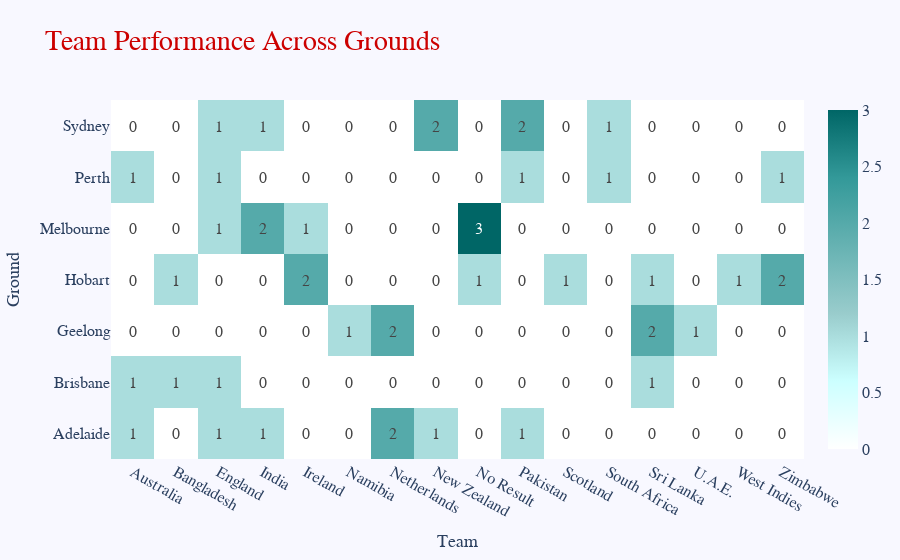

Source (notebook cell):
### Code cell
q="""
SELECT 
    ground, 
    winner, 
    COUNT(*) AS win_count
FROM 
    matchdf
GROUP BY 
    ground, 
    winner
ORDER BY 
    ground;


"""
q26=mysql(q)
q26

ground_performance_matrix = q26.pivot(index='ground', columns='winner', values='win_count').fillna(0)

fig = go.Figure(data=go.Heatmap(
                   z=ground_performance_matrix.values,
                   x=ground_performance_matrix.columns,
                   y=ground_performance_matrix.index,
                  colorscale = [
                               [0.0, 'white'],       
                               [0.2, '#CCFFFF'],     
                               [0.4, '#99CCCC'],     
                               [0.6, '#66B2B2'],     
                               [0.8, '#339999'],    
                               [1.0, '#006666']],
                   hoverongaps=False,
                   text=ground_performance_matrix.values,
                   texttemplate="%{text}",
                   showscale=True))

fig.update_layout(
    title='Team Performance Across Grounds',
    title_font=dict(size=28, color='#CC0000', family='Calibri Black'),  
    xaxis_title='Team',
    yaxis_title='Ground',
    xaxis_title_font=dict(size=18,  family='Calibri'),  
    yaxis_title_font=dict(size=18,family='Calibri'),  
    font=dict(size=16, family='Calibri'),  
    plot_bgcolor='ghostwhite',  
    paper_bgcolor='ghostwhite',  
    xaxis_nticks=36,
    yaxis_nticks=36
)

fig.show()

### Figure 1 — Plotly figure (JSON) as saved in the notebook; plotly's stock layout.template omitted (floating-point values rounded to 4 significant figures)
{"data": [{"colorscale": [[0, "white"], [0.2, "#CCFFFF"], [0.4, "#99CCCC"], [0.6, "#66B2B2"], [0.8, "#339999"], [1, "#006666"]], "hoverongaps": false, "showscale": true, "text": [[1, 0, 1, 1, 0, 0, 2, 1, 0, 1, 0, 0, 0, 0, 0, 0], [1, 1, 1, 0, 0, 0, 0, 0, 0, 0, 0, 0, 1, 0, 0, 0], [0, 0, 0, 0, 0, 1, 2, 0, 0, 0, 0, 0, 2, 1, 0, 0], [0, 1, 0, 0, 2, 0, 0, 0, 1, 0, 1, 0, 1, 0, 1, 2], [0, 0, 1, 2, 1, 0, 0, 0, 3, 0, 0, 0, 0, 0, 0, 0], [1, 0, 1, 0, 0, 0, 0, 0, 0, 1, 0, 1, 0, 0, 0, 1], [0, 0, 1, 1, 0, 0, 0, 2, 0, 2, 0, 1, 0, 0, 0, 0]], "texttemplate": "%{text}", "type": "heatmap", "x": ["Australia", "Bangladesh", "England", "India", "Ireland", "Namibia", "Netherlands", "New Zealand", "No Result", "Pakistan", "Scotland", "South Africa", "Sri Lanka", "U.A.E.", "West Indies", "Zimbabwe"], "y": ["Adelaide", "Brisbane", "Geelong", "Hobart", "Melbourne", "Perth", "Sydney"], "z": [[1, 0, 1, 1, 0, 0, 2, 1, 0, 1, 0, 0, 0, 0, 0, 0], [1, 1, 1, 0, 0, 0, 0, 0, 0, 0, 0, 0, 1, 0, 0, 0], [0, 0, 0, 0, 0, 1, 2, 0, 0, 0, 0, 0, 2, 1, 0, 0], [0, 1, 0, 0, 2, 0, 0, 0, 1, 0, 1, 0, 1, 0, 1, 2], [0, 0, 1, 2, 1, 0, 0, 0, 3, 0, 0, 0, 0, 0, 0, 0], [1, 0, 1, 0, 0, 0, 0, 0, 0, 1, 0, 1, 0, 0, 0, 1], [0, 0, 1, 1, 0, 0, 0, 2, 0, 2, 0, 1, 0, 0, 0, 0]]}], "layout": {"font": {"family": "Calibri", "size": 16}, "paper_bgcolor": "ghostwhite", "plot_bgcolor": "ghostwhite", "title": {"font": {"color": "#CC0000", "family": "Calibri Black", "size": 28}, "text": "Team Performance Across Grounds"}, "xaxis": {"nticks": 36, "title": {"font": {"family": "Calibri", "size": 18}, "text": "Team"}}, "yaxis": {"nticks": 36, "title": {"font": {"family": "Calibri", "size": 18}, "text": "Ground"}}}}
